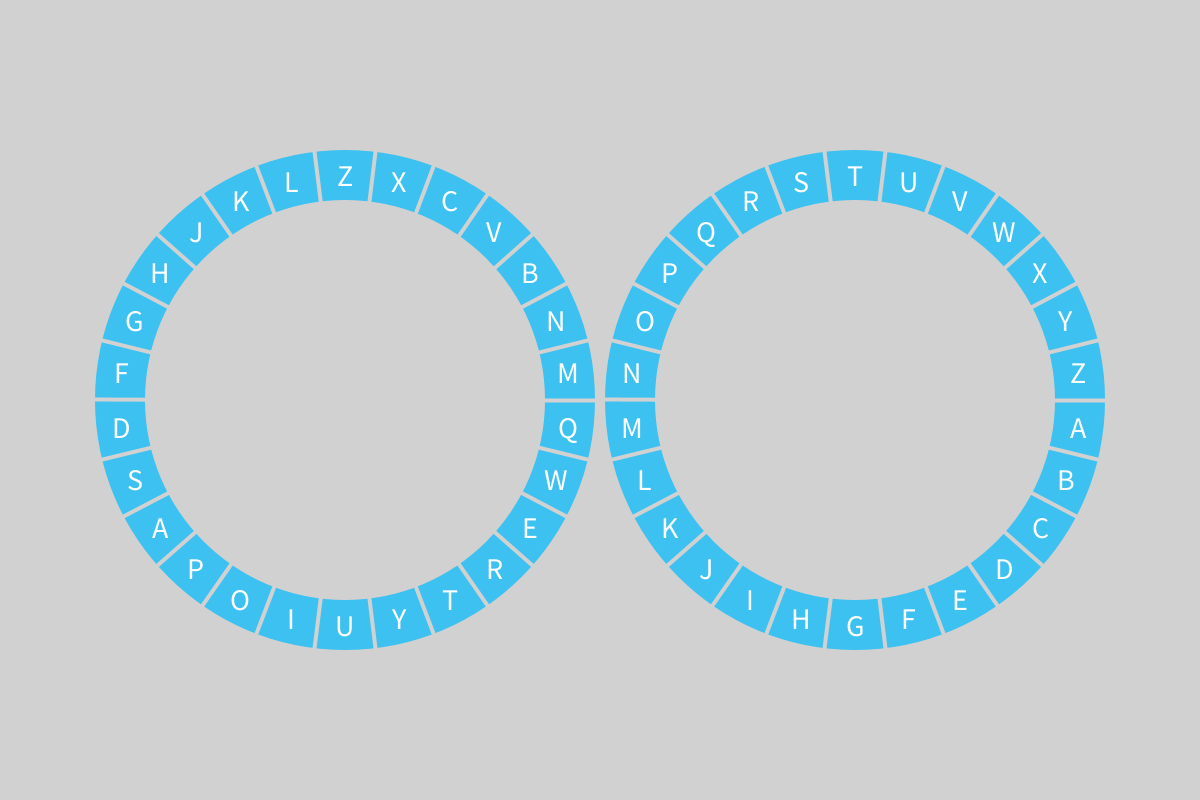
Frame 1 (no input)
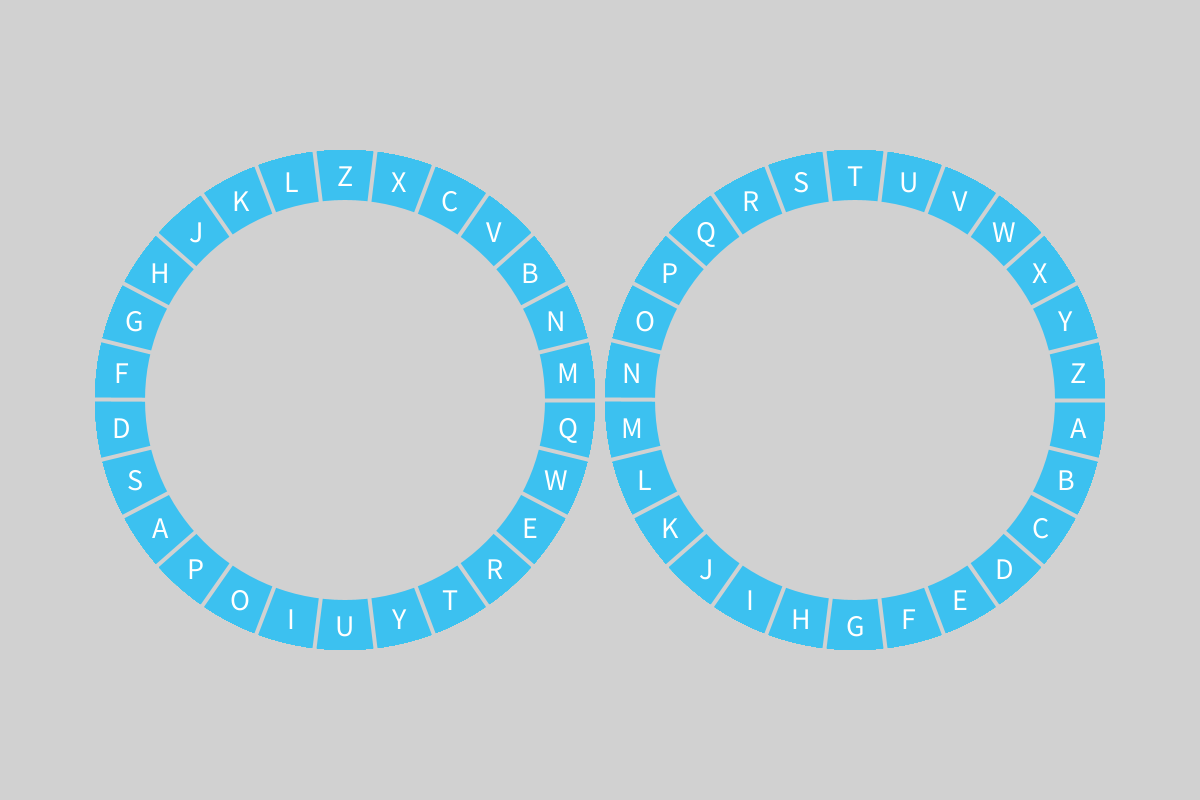
Frame 60 (the mouse pressed at the canvas centre just before this capture)
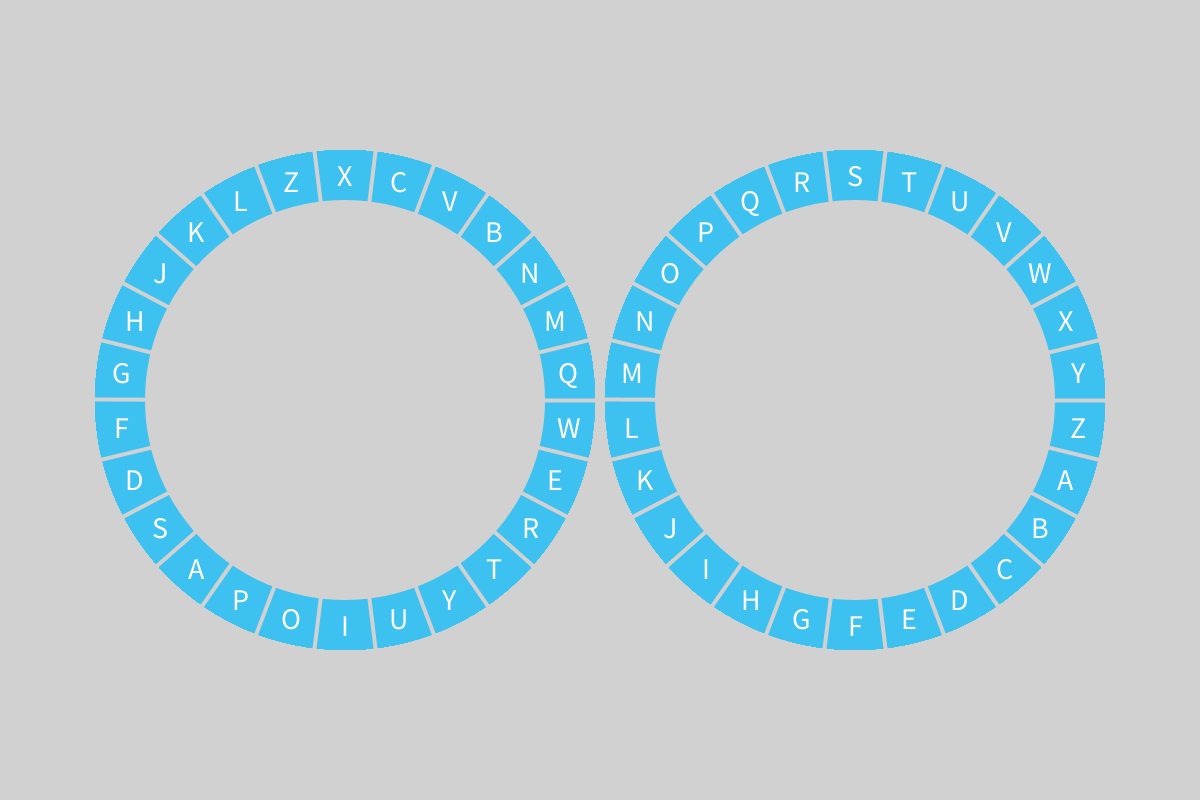
Frame 120 (the mouse held since frame 60 and released just before this capture)

The Processing sketch that drew these frames (run headless with seeded random() and noise(); from frame 60 on, the mouse is pressed at the canvas centre):

// Processing sketch: visualization
// ── visualization.pde
Wheel wheel1, wheel2;
color BG_COLOR = #D1D1D1;
color WHEEL_COLOR = #3CC1F0;

void setup() {
  size(1200, 800);
  background(BG_COLOR); // gray
  noStroke();
  
  fill(WHEEL_COLOR);
  wheel1 = new Wheel(345, 400, "QWERTYUIOPASDFGHJKLZXCVBNM");
  wheel2 = new Wheel(855, 400, "abcdefghijklmnopqrstuvwxyz".toUpperCase());
  
   
}

String rotate(String string) {
  //while (string.charAt(0) != first) {
   string = string.substring(1, string.length()) + string.substring(0, 1);
  //}  
  return string;
}

String unrotate(String string) {
  //while (string.charAt(0) != first) {
   string = string.substring(string.length()-1, string.length()) + string.substring(0, string.length()-1);
  //}  
  return string;
}


void draw() {  
  wheel1.display();
  wheel2.display();
  
  
}

void mousePressed() {
  wheel1.alphabet = rotate(wheel1.alphabet);
  wheel2.alphabet = unrotate(wheel2.alphabet);
  
}

// ── Wheel.pde
class Wheel {
  int cx, cy;
  String alphabet;
  int r = 500;

  Wheel(int cx, int cy, String alphabet) { // constructor
    this.cx = cx;
    this.cy = cy;
    this.alphabet = alphabet;
  }
  
  void drawSpokesAndLetters() {
    stroke(BG_COLOR);
    strokeWeight(4);
    for (int i = 0; i < alphabet.length(); i++) {
      int endx =  (int) (cx + cos(i*2*PI/26)*r/2);
      int endy = (int) (cy + sin(i*2*PI/26)*r/2);
      fill(255, 255, 255);
      textSize(30);
      textAlign(CENTER, CENTER);
      text(alphabet.charAt(i), cx + cos(i*2*PI/26+PI/26)*(r/2-25), cy + sin(i*2*PI/26+PI/26)*(r/2-25));
      fill(WHEEL_COLOR);
      line(cx, cy, endx, endy);
    }
    noStroke();
    
  }
  
  void display() {
    circle(cx, cy, r);
    fill(BG_COLOR);
    circle(cx, cy, r-100);
    fill(WHEEL_COLOR);
    drawSpokesAndLetters();
  }
  
  void rotate_out() {
    
  }

}
